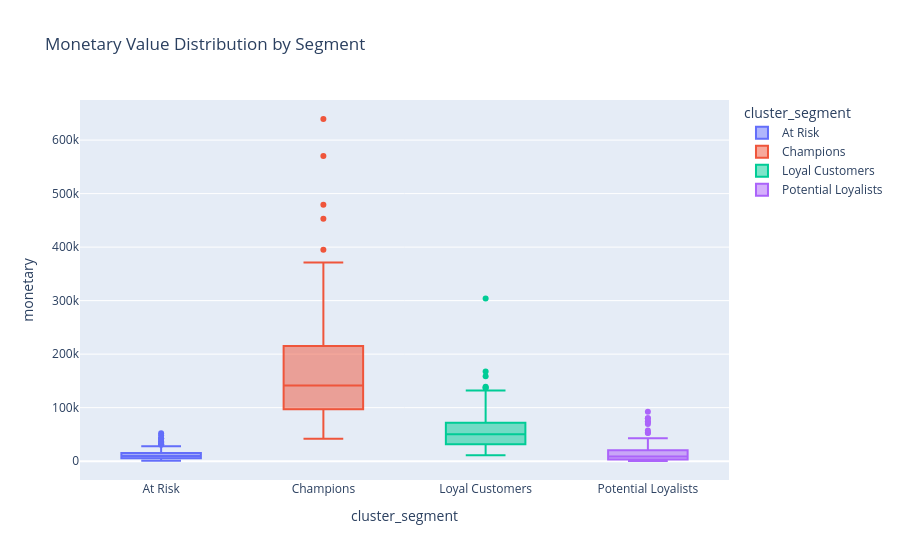

The notebook cell saved with this chart:
### Code cell
fig = px.box(rfm, x="cluster_segment", y="monetary", color="cluster_segment",
             title="Monetary Value Distribution by Segment")
fig.show()

### Figure 1 — Plotly figure (JSON) as saved in the notebook; plotly's stock layout.template omitted (floating-point values rounded to 4 significant figures; data arrays with more than 128 entries replaced by an {"elided": "..."} marker saying what was removed)
{"data": [{"alignmentgroup": "True", "hovertemplate": "cluster_segment=%{x}<br>monetary=%{y}<extra></extra>", "legendgroup": "At Risk", "marker": {"color": "#636efa"}, "name": "At Risk", "notched": false, "offsetgroup": "At Risk", "orientation": "v", "showlegend": true, "type": "box", "x": {"elided": "160 str values"}, "x0": " ", "xaxis": "x", "y": {"elided": "160 float values"}, "y0": " ", "yaxis": "y"}, {"alignmentgroup": "True", "hovertemplate": "cluster_segment=%{x}<br>monetary=%{y}<extra></extra>", "legendgroup": "Champions", "marker": {"color": "#EF553B"}, "name": "Champions", "notched": false, "offsetgroup": "Champions", "orientation": "v", "showlegend": true, "type": "box", "x": {"elided": "242 str values"}, "x0": " ", "xaxis": "x", "y": {"elided": "242 float values"}, "y0": " ", "yaxis": "y"}, {"alignmentgroup": "True", "hovertemplate": "cluster_segment=%{x}<br>monetary=%{y}<extra></extra>", "legendgroup": "Loyal Customers", "marker": {"color": "#00cc96"}, "name": "Loyal Customers", "notched": false, "offsetgroup": "Loyal Customers", "orientation": "v", "showlegend": true, "type": "box", "x": {"elided": "284 str values"}, "x0": " ", "xaxis": "x", "y": {"elided": "284 float values"}, "y0": " ", "yaxis": "y"}, {"alignmentgroup": "True", "hovertemplate": "cluster_segment=%{x}<br>monetary=%{y}<extra></extra>", "legendgroup": "Potential Loyalists", "marker": {"color": "#ab63fa"}, "name": "Potential Loyalists", "notched": false, "offsetgroup": "Potential Loyalists", "orientation": "v", "showlegend": true, "type": "box", "x": ["Potential Loyalists", "Potential Loyalists", "Potential Loyalists", "Potential Loyalists", "Potential Loyalists", "Potential Loyalists", "Potential Loyalists", "Potential Loyalists", "Potential Loyalists", "Potential Loyalists", "Potential Loyalists", "Potential Loyalists", "Potential Loyalists", "Potential Loyalists", "Potential Loyalists", "Potential Loyalists", "Potential Loyalists", "Potential Loyalists", "Potential Loyalists", "Potential Loyalists", "Potential Loyalists", "Potential Loyalists", "Potential Loyalists", "Potential Loyalists", "Potential Loyalists", "Potential Loyalists", "Potential Loyalists", "Potential Loyalists", "Potential Loyalists", "Potential Loyalists", "Potential Loyalists", "Potential Loyalists", "Potential Loyalists", "Potential Loyalists", "Potential Loyalists", "Potential Loyalists", "Potential Loyalists", "Potential Loyalists", "Potential Loyalists", "Potential Loyalists", "Potential Loyalists", "Potential Loyalists", "Potential Loyalists", "Potential Loyalists", "Potential Loyalists", "Potential Loyalists", "Potential Loyalists", "Potential Loyalists", "Potential Loyalists", "Potential Loyalists", "Potential Loyalists", "Potential Loyalists", "Potential Loyalists", "Potential Loyalists", "Potential Loyalists", "Potential Loyalists", "Potential Loyalists", "Potential Loyalists", "Potential Loyalists", "Potential Loyalists", "Potential Loyalists", "Potential Loyalists", "Potential Loyalists", "Potential Loyalists", "Potential Loyalists", "Potential Loyalists", "Potential Loyalists", "Potential Loyalists", "Potential Loyalists", "Potential Loyalists", "Potential Loyalists", "Potential Loyalists", "Potential Loyalists", "Potential Loyalists", "Potential Loyalists", "Potential Loyalists", "Potential Loyalists", "Potential Loyalists", "Potential Loyalists", "Potential Loyalists", "Potential Loyalists", "Potential Loyalists", "Potential Loyalists", "Potential Loyalists", "Potential Loyalists", "Potential Loyalists", "Potential Loyalists", "Potential Loyalists", "Potential Loyalists", "Potential Loyalists", "Potential Loyalists"], "x0": " ", "xaxis": "x", "y": [1044.0, 5311.0, 393.5, 24870.0, 4406.0, 10870.0, 26710.0, 18950.0, 14740.0, 22770.0, 3272.0, 3763.0, 3394.0, 3124.0, 20170.0, 9167.0, 11010.0, 19720.0, 39010.0, 69210.0, 73740.0, 7085.0, 21630.0, 1258.0, 3517.0, 6090.0, 1782.0, 5237.0, 5686.0, 2001.0, 1715.0, 53110.0, 92180.0, 18960.0, 10650.0, 9793.0, 9193.0, 296.3, 7962.0, 16850.0, 2209.0, 6410.0, 18870.0, 3091.0, 18810.0, 1673.0, 5272.0, 8170.0, 1378.0, 32960.0, 4057.0, 4778.0, 12310.0, 2057.0, 80230.0, 2752.0, 4963.0, 3825.0, 2865.0, 9954.0, 16200.0, 30060.0, 43040.0, 13480.0, 38410.0, 8869.0, 57220.0, 1338.0, 27480.0, 21090.0, 52530.0, 1257.0, 5468.0, 11430.0, 80370.0, 2964.0, 4168.0, 20630.0, 5172.0, 10940.0, 6151.0, 41100.0, 2679.0, 2262.0, 28840.0, 9574.0, 6377.0, 3021.0, 10880.0, 73860.0, 545.5], "y0": " ", "yaxis": "y"}], "layout": {"boxmode": "overlay", "legend": {"title": {"text": "cluster_segment"}, "tracegroupgap": 0}, "title": {"text": "Monetary Value Distribution by Segment"}, "xaxis": {"anchor": "y", "categoryarray": ["At Risk", "Champions", "Loyal Customers", "Potential Loyalists"], "categoryorder": "array", "domain": [0.0, 1.0], "title": {"text": "cluster_segment"}}, "yaxis": {"anchor": "x", "domain": [0.0, 1.0], "title": {"text": "monetary"}}}}
